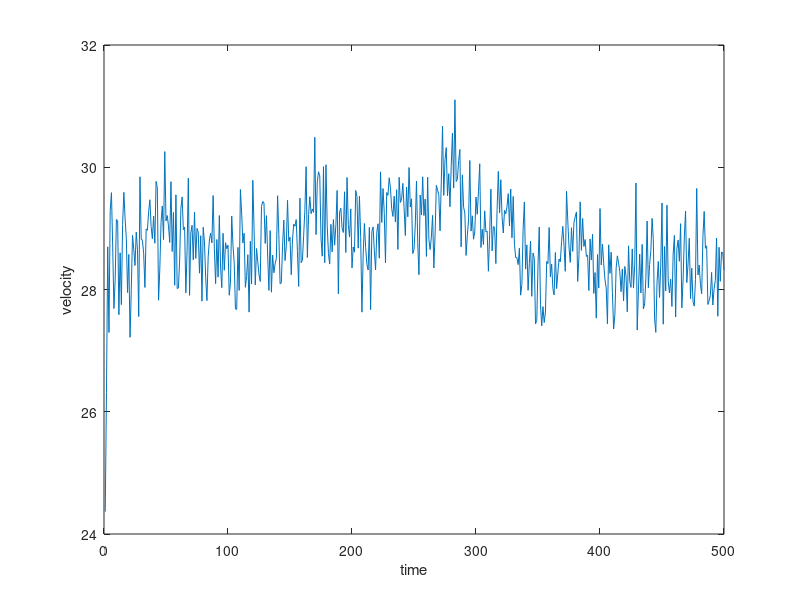
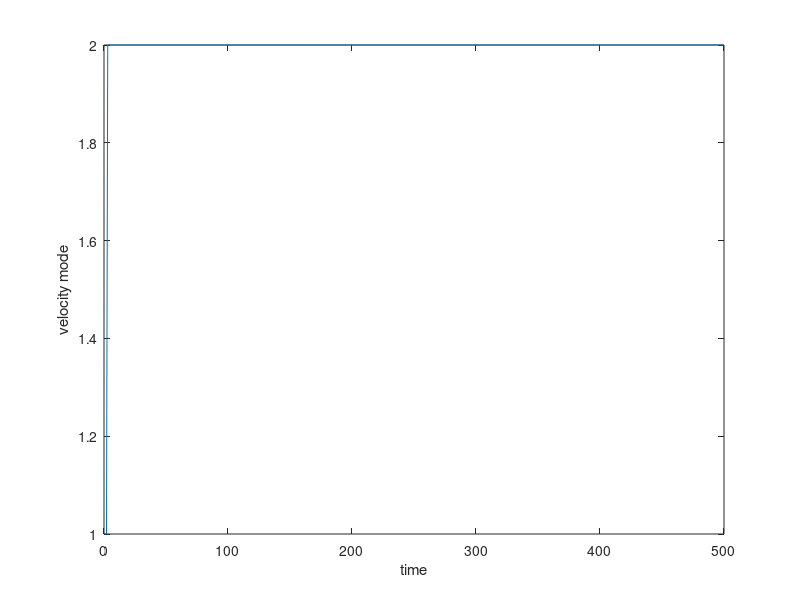

Recreate these plots in MATLAB, in order.
% function attacked_train
%
% Simulate behavior of an attacked train
%
% File: attacked_train.m
%
% Description: -1-: The purpose of this function is to simulate the
% behavior of an attacked train.
%
% Create: 02/04/2014
% 
% Last modified: 02/04/2014
%
% Author:   Zhaodan Kong
%           Boston University

clear all
close all

%
load('normal_signal','vdata','M')

%
N = 500; % number of sampled points
M_a = 2; % number of trajectories

%
for k = 1:M_a
    % =============
    % initial state
    % =============
    v(1) = 20+5*rand(1); % velocity
    qv(1) = 1; % velocity mode
    qb(1,1:3) = ones(1,3); % brake mode
    b = 0; % number of brakes
    % ======
    % noises
    % ======
    n1 = normrnd(0,1,[1,N]);
    n2 = normrnd(0,0.1,[1,N]);
    n3 = normrnd(0,0.5,[1,N]);
    % ======
    % signal generation
    % ======
    for i = 1:N-1
        % train model
        switch qv(i)
            case 1,
                v(i+1) = 0.1353*v(i)+0.8647*(25+2.5*sin(i))+n1(i);
                if v(i+1)>28.5
                    qv(i+1) = 2;
                else
                    qv(i+1) = 1;
                end
            case 2,
                v(i+1) = v(i)-0.5*max([0,b-1])+n2(i);
                if b>0
                    qv(i+1) = 3;
                else
                    qv(i+1) = 2;
                end
            case 3,
                v(i+1) = v(i)-0.5*max([0,b-1])+n2(i);
                if b==0
                    qv(i+1) = 1;
                else
                    qv(i+1) = 3;
                end
        end
    end
    v = v+n3;
    % ====
    % data storage
    % ====
  
    vdata(M+k).v = v;
end

%
figure
plot([1:N],v)
xlabel('time')
ylabel('velocity')

figure
plot([1:N],qv)
xlabel('time')
ylabel('velocity mode')

%
M = M+M_a;

save('normal_signal','vdata','M','N')
